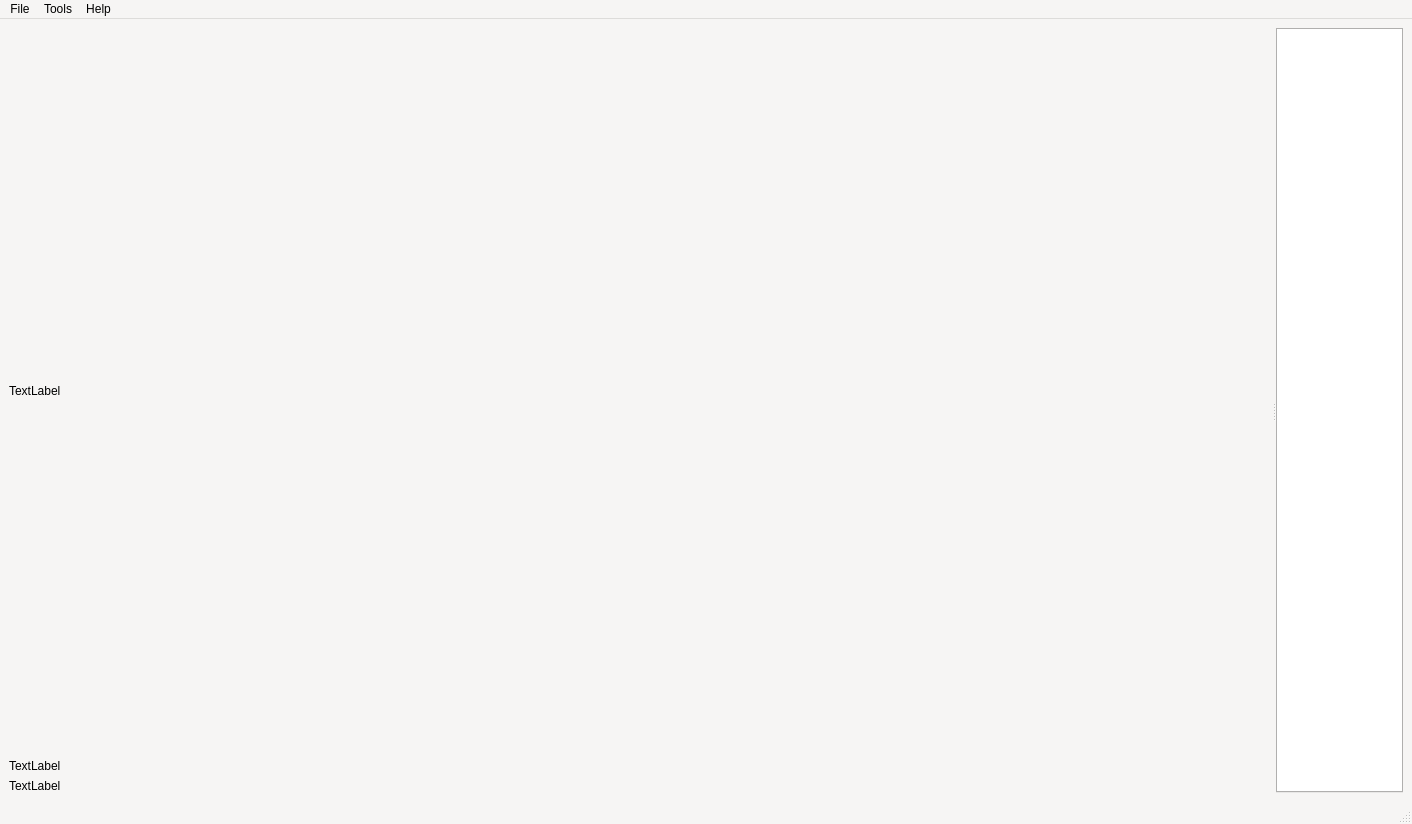
<?xml version="1.0" encoding="UTF-8"?>
<ui version="4.0">
 <class>MainWindow</class>
 <widget class="QMainWindow" name="MainWindow">
  <property name="geometry">
   <rect>
    <x>0</x>
    <y>0</y>
    <width>1412</width>
    <height>824</height>
   </rect>
  </property>
  <property name="palette">
   <palette>
    <active>
     <colorrole role="WindowText">
      <brush brushstyle="SolidPattern">
       <color alpha="255">
        <red>0</red>
        <green>0</green>
        <blue>0</blue>
       </color>
      </brush>
     </colorrole>
     <colorrole role="Button">
      <brush brushstyle="SolidPattern">
       <color alpha="255">
        <red>246</red>
        <green>245</green>
        <blue>244</blue>
       </color>
      </brush>
     </colorrole>
     <colorrole role="Light">
      <brush brushstyle="SolidPattern">
       <color alpha="255">
        <red>255</red>
        <green>255</green>
        <blue>255</blue>
       </color>
      </brush>
     </colorrole>
     <colorrole role="Midlight">
      <brush brushstyle="SolidPattern">
       <color alpha="255">
        <red>250</red>
        <green>250</green>
        <blue>249</blue>
       </color>
      </brush>
     </colorrole>
     <colorrole role="Dark">
      <brush brushstyle="SolidPattern">
       <color alpha="255">
        <red>123</red>
        <green>122</green>
        <blue>122</blue>
       </color>
      </brush>
     </colorrole>
     <colorrole role="Mid">
      <brush brushstyle="SolidPattern">
       <color alpha="255">
        <red>164</red>
        <green>163</green>
        <blue>163</blue>
       </color>
      </brush>
     </colorrole>
     <colorrole role="Text">
      <brush brushstyle="SolidPattern">
       <color alpha="255">
        <red>0</red>
        <green>0</green>
        <blue>0</blue>
       </color>
      </brush>
     </colorrole>
     <colorrole role="BrightText">
      <brush brushstyle="SolidPattern">
       <color alpha="255">
        <red>255</red>
        <green>255</green>
        <blue>255</blue>
       </color>
      </brush>
     </colorrole>
     <colorrole role="ButtonText">
      <brush brushstyle="SolidPattern">
       <color alpha="255">
        <red>0</red>
        <green>0</green>
        <blue>0</blue>
       </color>
      </brush>
     </colorrole>
     <colorrole role="Base">
      <brush brushstyle="SolidPattern">
       <color alpha="255">
        <red>255</red>
        <green>255</green>
        <blue>255</blue>
       </color>
      </brush>
     </colorrole>
     <colorrole role="Window">
      <brush brushstyle="SolidPattern">
       <color alpha="255">
        <red>246</red>
        <green>245</green>
        <blue>244</blue>
       </color>
      </brush>
     </colorrole>
     <colorrole role="Shadow">
      <brush brushstyle="SolidPattern">
       <color alpha="255">
        <red>0</red>
        <green>0</green>
        <blue>0</blue>
       </color>
      </brush>
     </colorrole>
     <colorrole role="AlternateBase">
      <brush brushstyle="SolidPattern">
       <color alpha="255">
        <red>250</red>
        <green>250</green>
        <blue>249</blue>
       </color>
      </brush>
     </colorrole>
     <colorrole role="ToolTipBase">
      <brush brushstyle="SolidPattern">
       <color alpha="255">
        <red>255</red>
        <green>255</green>
        <blue>220</blue>
       </color>
      </brush>
     </colorrole>
     <colorrole role="ToolTipText">
      <brush brushstyle="SolidPattern">
       <color alpha="255">
        <red>0</red>
        <green>0</green>
        <blue>0</blue>
       </color>
      </brush>
     </colorrole>
     <colorrole role="PlaceholderText">
      <brush brushstyle="SolidPattern">
       <color alpha="127">
        <red>0</red>
        <green>0</green>
        <blue>0</blue>
       </color>
      </brush>
     </colorrole>
     <colorrole role="Accent">
      <brush brushstyle="SolidPattern">
       <color alpha="255">
        <red>255</red>
        <green>255</green>
        <blue>255</blue>
       </color>
      </brush>
     </colorrole>
    </active>
    <inactive>
     <colorrole role="WindowText">
      <brush brushstyle="SolidPattern">
       <color alpha="255">
        <red>0</red>
        <green>0</green>
        <blue>0</blue>
       </color>
      </brush>
     </colorrole>
     <colorrole role="Button">
      <brush brushstyle="SolidPattern">
       <color alpha="255">
        <red>246</red>
        <green>245</green>
        <blue>244</blue>
       </color>
      </brush>
     </colorrole>
     <colorrole role="Light">
      <brush brushstyle="SolidPattern">
       <color alpha="255">
        <red>255</red>
        <green>255</green>
        <blue>255</blue>
       </color>
      </brush>
     </colorrole>
     <colorrole role="Midlight">
      <brush brushstyle="SolidPattern">
       <color alpha="255">
        <red>250</red>
        <green>250</green>
        <blue>249</blue>
       </color>
      </brush>
     </colorrole>
     <colorrole role="Dark">
      <brush brushstyle="SolidPattern">
       <color alpha="255">
        <red>123</red>
        <green>122</green>
        <blue>122</blue>
       </color>
      </brush>
     </colorrole>
     <colorrole role="Mid">
      <brush brushstyle="SolidPattern">
       <color alpha="255">
        <red>164</red>
        <green>163</green>
        <blue>163</blue>
       </color>
      </brush>
     </colorrole>
     <colorrole role="Text">
      <brush brushstyle="SolidPattern">
       <color alpha="255">
        <red>0</red>
        <green>0</green>
        <blue>0</blue>
       </color>
      </brush>
     </colorrole>
     <colorrole role="BrightText">
      <brush brushstyle="SolidPattern">
       <color alpha="255">
        <red>255</red>
        <green>255</green>
        <blue>255</blue>
       </color>
      </brush>
     </colorrole>
     <colorrole role="ButtonText">
      <brush brushstyle="SolidPattern">
       <color alpha="255">
        <red>0</red>
        <green>0</green>
        <blue>0</blue>
       </color>
      </brush>
     </colorrole>
     <colorrole role="Base">
      <brush brushstyle="SolidPattern">
       <color alpha="255">
        <red>255</red>
        <green>255</green>
        <blue>255</blue>
       </color>
      </brush>
     </colorrole>
     <colorrole role="Window">
      <brush brushstyle="SolidPattern">
       <color alpha="255">
        <red>246</red>
        <green>245</green>
        <blue>244</blue>
       </color>
      </brush>
     </colorrole>
     <colorrole role="Shadow">
      <brush brushstyle="SolidPattern">
       <color alpha="255">
        <red>0</red>
        <green>0</green>
        <blue>0</blue>
       </color>
      </brush>
     </colorrole>
     <colorrole role="AlternateBase">
      <brush brushstyle="SolidPattern">
       <color alpha="255">
        <red>250</red>
        <green>250</green>
        <blue>249</blue>
       </color>
      </brush>
     </colorrole>
     <colorrole role="ToolTipBase">
      <brush brushstyle="SolidPattern">
       <color alpha="255">
        <red>255</red>
        <green>255</green>
        <blue>220</blue>
       </color>
      </brush>
     </colorrole>
     <colorrole role="ToolTipText">
      <brush brushstyle="SolidPattern">
       <color alpha="255">
        <red>0</red>
        <green>0</green>
        <blue>0</blue>
       </color>
      </brush>
     </colorrole>
     <colorrole role="PlaceholderText">
      <brush brushstyle="SolidPattern">
       <color alpha="127">
        <red>0</red>
        <green>0</green>
        <blue>0</blue>
       </color>
      </brush>
     </colorrole>
     <colorrole role="Accent">
      <brush brushstyle="SolidPattern">
       <color alpha="255">
        <red>255</red>
        <green>255</green>
        <blue>255</blue>
       </color>
      </brush>
     </colorrole>
    </inactive>
    <disabled>
     <colorrole role="WindowText">
      <brush brushstyle="SolidPattern">
       <color alpha="255">
        <red>123</red>
        <green>122</green>
        <blue>122</blue>
       </color>
      </brush>
     </colorrole>
     <colorrole role="Button">
      <brush brushstyle="SolidPattern">
       <color alpha="255">
        <red>246</red>
        <green>245</green>
        <blue>244</blue>
       </color>
      </brush>
     </colorrole>
     <colorrole role="Light">
      <brush brushstyle="SolidPattern">
       <color alpha="255">
        <red>255</red>
        <green>255</green>
        <blue>255</blue>
       </color>
      </brush>
     </colorrole>
     <colorrole role="Midlight">
      <brush brushstyle="SolidPattern">
       <color alpha="255">
        <red>250</red>
        <green>250</green>
        <blue>249</blue>
       </color>
      </brush>
     </colorrole>
     <colorrole role="Dark">
      <brush brushstyle="SolidPattern">
       <color alpha="255">
        <red>123</red>
        <green>122</green>
        <blue>122</blue>
       </color>
      </brush>
     </colorrole>
     <colorrole role="Mid">
      <brush brushstyle="SolidPattern">
       <color alpha="255">
        <red>164</red>
        <green>163</green>
        <blue>163</blue>
       </color>
      </brush>
     </colorrole>
     <colorrole role="Text">
      <brush brushstyle="SolidPattern">
       <color alpha="255">
        <red>123</red>
        <green>122</green>
        <blue>122</blue>
       </color>
      </brush>
     </colorrole>
     <colorrole role="BrightText">
      <brush brushstyle="SolidPattern">
       <color alpha="255">
        <red>255</red>
        <green>255</green>
        <blue>255</blue>
       </color>
      </brush>
     </colorrole>
     <colorrole role="ButtonText">
      <brush brushstyle="SolidPattern">
       <color alpha="255">
        <red>123</red>
        <green>122</green>
        <blue>122</blue>
       </color>
      </brush>
     </colorrole>
     <colorrole role="Base">
      <brush brushstyle="SolidPattern">
       <color alpha="255">
        <red>246</red>
        <green>245</green>
        <blue>244</blue>
       </color>
      </brush>
     </colorrole>
     <colorrole role="Window">
      <brush brushstyle="SolidPattern">
       <color alpha="255">
        <red>246</red>
        <green>245</green>
        <blue>244</blue>
       </color>
      </brush>
     </colorrole>
     <colorrole role="Shadow">
      <brush brushstyle="SolidPattern">
       <color alpha="255">
        <red>0</red>
        <green>0</green>
        <blue>0</blue>
       </color>
      </brush>
     </colorrole>
     <colorrole role="AlternateBase">
      <brush brushstyle="SolidPattern">
       <color alpha="255">
        <red>246</red>
        <green>245</green>
        <blue>244</blue>
       </color>
      </brush>
     </colorrole>
     <colorrole role="ToolTipBase">
      <brush brushstyle="SolidPattern">
       <color alpha="255">
        <red>255</red>
        <green>255</green>
        <blue>220</blue>
       </color>
      </brush>
     </colorrole>
     <colorrole role="ToolTipText">
      <brush brushstyle="SolidPattern">
       <color alpha="255">
        <red>0</red>
        <green>0</green>
        <blue>0</blue>
       </color>
      </brush>
     </colorrole>
     <colorrole role="PlaceholderText">
      <brush brushstyle="SolidPattern">
       <color alpha="127">
        <red>123</red>
        <green>122</green>
        <blue>122</blue>
       </color>
      </brush>
     </colorrole>
     <colorrole role="Accent">
      <brush brushstyle="SolidPattern">
       <color alpha="255">
        <red>255</red>
        <green>255</green>
        <blue>255</blue>
       </color>
      </brush>
     </colorrole>
    </disabled>
   </palette>
  </property>
  <property name="windowTitle">
   <string>MainWindow</string>
  </property>
  <widget class="QWidget" name="centralwidget">
   <layout class="QVBoxLayout" name="verticalLayout_2">
    <item>
     <widget class="QSplitter" name="splitter">
      <property name="orientation">
       <enum>Qt::Orientation::Horizontal</enum>
      </property>
      <widget class="QWidget" name="widget" native="true">
       <layout class="QVBoxLayout" name="verticalLayout">
        <item>
         <widget class="QLabel" name="videoLabel">
          <property name="sizePolicy">
           <sizepolicy hsizetype="Preferred" vsizetype="Expanding">
            <horstretch>0</horstretch>
            <verstretch>0</verstretch>
           </sizepolicy>
          </property>
          <property name="text">
           <string>TextLabel</string>
          </property>
         </widget>
        </item>
        <item>
         <widget class="QLabel" name="cameraStatusLabel">
          <property name="text">
           <string>TextLabel</string>
          </property>
         </widget>
        </item>
        <item>
         <widget class="QLabel" name="robotStatusLabel">
          <property name="text">
           <string>TextLabel</string>
          </property>
         </widget>
        </item>
       </layout>
      </widget>
      <widget class="QTabWidget" name="tabWidget">
       <property name="currentIndex">
        <number>-1</number>
       </property>
      </widget>
     </widget>
    </item>
   </layout>
  </widget>
  <widget class="QMenuBar" name="menubar">
   <property name="geometry">
    <rect>
     <x>0</x>
     <y>0</y>
     <width>1412</width>
     <height>23</height>
    </rect>
   </property>
   <widget class="QMenu" name="menuFile">
    <property name="title">
     <string>File</string>
    </property>
    <addaction name="actionExit"/>
   </widget>
   <widget class="QMenu" name="menuTools">
    <property name="title">
     <string>Tools</string>
    </property>
    <addaction name="actionCalibration"/>
    <addaction name="actionRobot_Control"/>
   </widget>
   <widget class="QMenu" name="menuHelp">
    <property name="title">
     <string>Help</string>
    </property>
    <addaction name="actionAbout"/>
   </widget>
   <addaction name="menuFile"/>
   <addaction name="menuTools"/>
   <addaction name="menuHelp"/>
  </widget>
  <widget class="QStatusBar" name="statusbar"/>
  <action name="actionExit">
   <property name="text">
    <string>Exit</string>
   </property>
  </action>
  <action name="actionCalibration">
   <property name="text">
    <string>Calibration</string>
   </property>
  </action>
  <action name="actionRobot_Control">
   <property name="text">
    <string>Robot Control</string>
   </property>
  </action>
  <action name="actionAbout">
   <property name="text">
    <string>About</string>
   </property>
  </action>
 </widget>
 <resources/>
 <connections/>
</ui>
